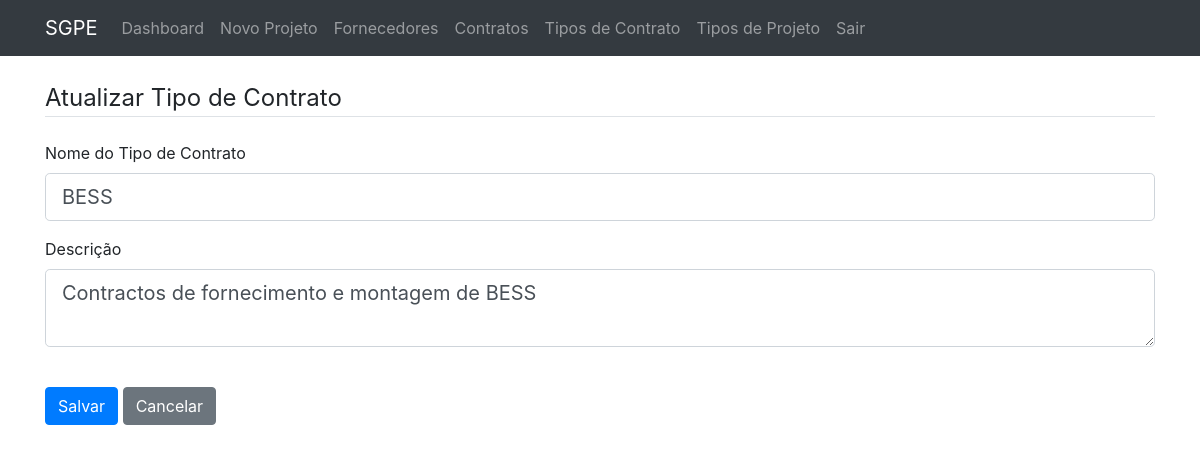
Page /contract_type/4/update (signed in) on the committed database.
### sgpe/models.py (models this page shows, shortened)
class ContractType(db.Model):
    id = db.Column(db.Integer, primary_key=True)
    name = db.Column(db.String(100), unique=True, nullable=False)
    description = db.Column(db.Text, nullable=True)
    contracts = db.relationship('Contract', backref='contract_type_info', lazy=True)

### sgpe/main/routes.py (the view)
@main.route('/contract_type/<int:type_id>/update', methods=['GET', 'POST'])
@login_required
def update_contract_type(type_id):
    contract_type = ContractType.query.get_or_404(type_id)
    if not current_user.is_admin:
        flash('Não tem permissão para executar esta ação.', 'danger')
        return redirect(url_for('main.contract_types'))
    form = ContractTypeForm(obj=contract_type)
    if form.validate_on_submit():
        contract_type.name = form.name.data
        contract_type.description = form.description.data
        db.session.commit()
        flash('Tipo de contrato atualizado com sucesso!', 'success')
        return redirect(url_for('main.contract_types'))
    return render_template('add_contract_type.html', title='Atualizar Tipo de Contrato', form=form, legend='Atualizar Tipo de Contrato')

### sgpe/forms.py (shortened to what this page needs)
class ContractTypeForm(FlaskForm):
    name = StringField('Nome do Tipo de Contrato', validators=[DataRequired(), Length(max=100)])
    description = TextAreaField('Descrição', validators=[Optional()])
    submit = SubmitField('Salvar')
    def __init__(self, *args, **kwargs):
        super(ContractTypeForm, self).__init__(*args, **kwargs)
        self.obj_instance = kwargs.get('obj')

### sgpe/__init__.py (called while the page is built)
def create_app(config_name):
    app = Flask(__name__, template_folder='../templates', static_folder='../static')
    app.config.from_object(config[config_name])
    config[config_name].init_app(app)
    db.init_app(app)
    bcrypt.init_app(app)
    login_manager.init_app(app)
    from sgpe.models import User
    @login_manager.user_loader
    def load_user(user_id):
        return User.query.get(int(user_id))
    from sgpe.main.routes import main
    app.register_blueprint(main)
    return app

### templates/add_contract_type.html (shortened to what this page needs)
{% extends "layout.html" %}
{% block content %}
    <div class="content-section">
        <form method="POST" action="">
            <fieldset class="form-group">
                <legend class="border-bottom mb-4">{{ legend }}</legend>
                <div class="form-group mb-3">
                    {{ form.name.label(class="form-control-label") }}
                    {% if form.name.errors %}
                        {{ form.name(class="form-control form-control-lg is-invalid") }}
                        <div class="invalid-feedback">
                            {% for error in form.name.errors %}
                                <span>{{ error }}</span>
                            {% endfor %}
                        </div>
                    {% else %}
                        {{ form.name(class="form-control form-control-lg") }}
                    {% endif %}
                </div>
                <div class="form-group mb-3">
                    {{ form.description.label(class="form-control-label") }}
                    {% if form.description.errors %}
                        {{ form.description(class="form-control form-control-lg is-invalid") }}
                        <div class="invalid-feedback">
                            {% for error in form.description.errors %}
                                <span>{{ error }}</span>
                            {% endfor %}
                        </div>
                    {% else %}
                        {{ form.description(class="form-control form-control-lg") }}
                    {% endif %}
                </div>
            </fieldset>
            <div class="form-group mt-4">
                {{ form.submit(class="btn btn-primary") }}
                <a href="{{ url_for('main.contract_types') }}" class="btn btn-secondary">Cancelar</a>
            </div>
        </form>
    </div>
{% endblock content %}

### templates/layout.html (style rules this page uses)
body { padding-top: 56px; }

### rows in the picture
ContractType: name "BESS", description "Contractos de fornecimento e montagem de BESS"

### other values in the picture
{{ legend }} "Atualizar Tipo de Contrato"
